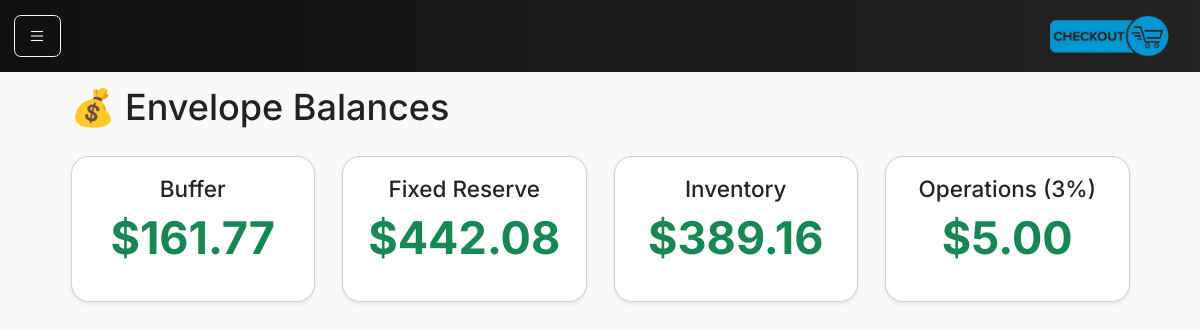
Page /envelopes on the earlier database version.
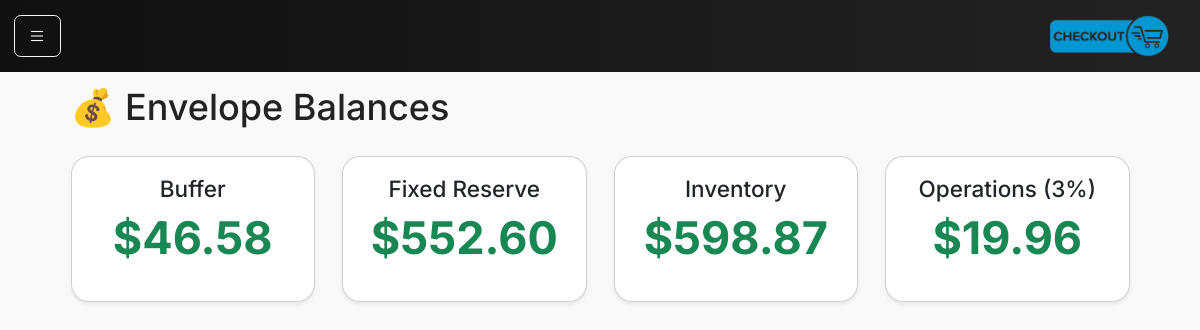
Same page on the later database version.
### models.py (models this page shows)
class Envelope(db.Model):
    __tablename__ = "envelopes"
    id = db.Column(db.Integer, primary_key=True)
    code = db.Column(db.String(32), unique=True, nullable=False)
    name = db.Column(db.String(64), nullable=False)
    balance_cents = db.Column(db.Integer, nullable=False, default=0)
    created_at = db.Column(db.DateTime, default=datetime.utcnow)
    updated_at = db.Column(db.DateTime, default=datetime.utcnow, onupdate=datetime.utcnow)

### main.py (the view)
@app.route("/envelopes")
def envelope_view():
    from main import Envelope
    envelopes = Envelope.query.order_by(Envelope.name).all()
    return render_template("envelopes.html", envelopes=envelopes)

### main.py (called while the page is built)
@app.context_processor
def inject_request():
    return dict(request=request)

### templates/envelopes.html
{% extends "base.html" %}
{% block content %}
<div class="container-fluid">
    <h2 class="mb-4">💰 Envelope Balances</h2>
    <div class="row">
        {% for e in envelopes %}
        <div class="col-md-3 mb-4">
            <div class="card shadow-sm">
                <div class="card-body text-center">
                    <h5 class="card-title">{{ e.name }}</h5>
                    <p class="display-6 text-success fw-bold">
                        ${{ "%.2f"|format(e.balance_cents / 100) }}
                    </p>
                </div>
            </div>
        </div>
        {% else %}
        <div class="col-12 text-center text-muted">
            No envelopes yet.
        </div>
        {% endfor %}
    </div>
</div>
{% endblock %}

### templates/base.html (shortened to what this page needs)
<!doctype html>
<html lang="en">
<head>
    <link href="https://cdn.jsdelivr.net/npm/bootstrap@5.3.3/dist/css/bootstrap.min.css" rel="stylesheet">
    <link href="{{ url_for('static', filename='main.css') }}" rel="stylesheet">
    <link rel="stylesheet" href="https://cdn.jsdelivr.net/npm/bootstrap-icons@1.11.3/font/bootstrap-icons.css">
</head>
<body>
    <nav class="navbar navbar-dark bg-dark fixed-top">
        <div class="container-fluid">
            <button class="btn btn-outline-light me-2" type="button" data-bs-toggle="offcanvas"
                data-bs-target="#sidebar" aria-controls="sidebar">
                <i class="bi bi-list"></i>
            </button>
            <a class="navbar-brand" href="/"><img src="static/assets/logo.png"></a>
        </div>
    </nav>
    <main class="container px-4">
        {% block content %}{% endblock %}
    </main>
</body>
</html>

### static/main.css (style rules this page uses)
html, body { font-family: 'Inter', sans-serif; background-color: #f6f8fb; color: #222; font-size: 18px; padding-top: 25px; background-color: #f9f9f9; }
.navbar { background: linear-gradient(90deg, #101010, #232323); }
.navbar img { max-width: 120px; }
.navbar-brand { font-weight: 700; letter-spacing: 0.5px; font-size: 1.4rem; }
main { padding-top: 2rem; padding-bottom: 2rem; }
.card { border-radius: 1rem; }

Differences in the rows shown:
changed Envelope "Buffer": e.balance_cents/100 "161.77" → "46.58"
changed Envelope "Fixed Reserve": e.balance_cents/100 "442.08" → "552.60"
changed Envelope "Inventory": e.balance_cents/100 "389.16" → "598.87"
changed Envelope "Operations (3%)": e.balance_cents/100 "5.00" → "19.96"
